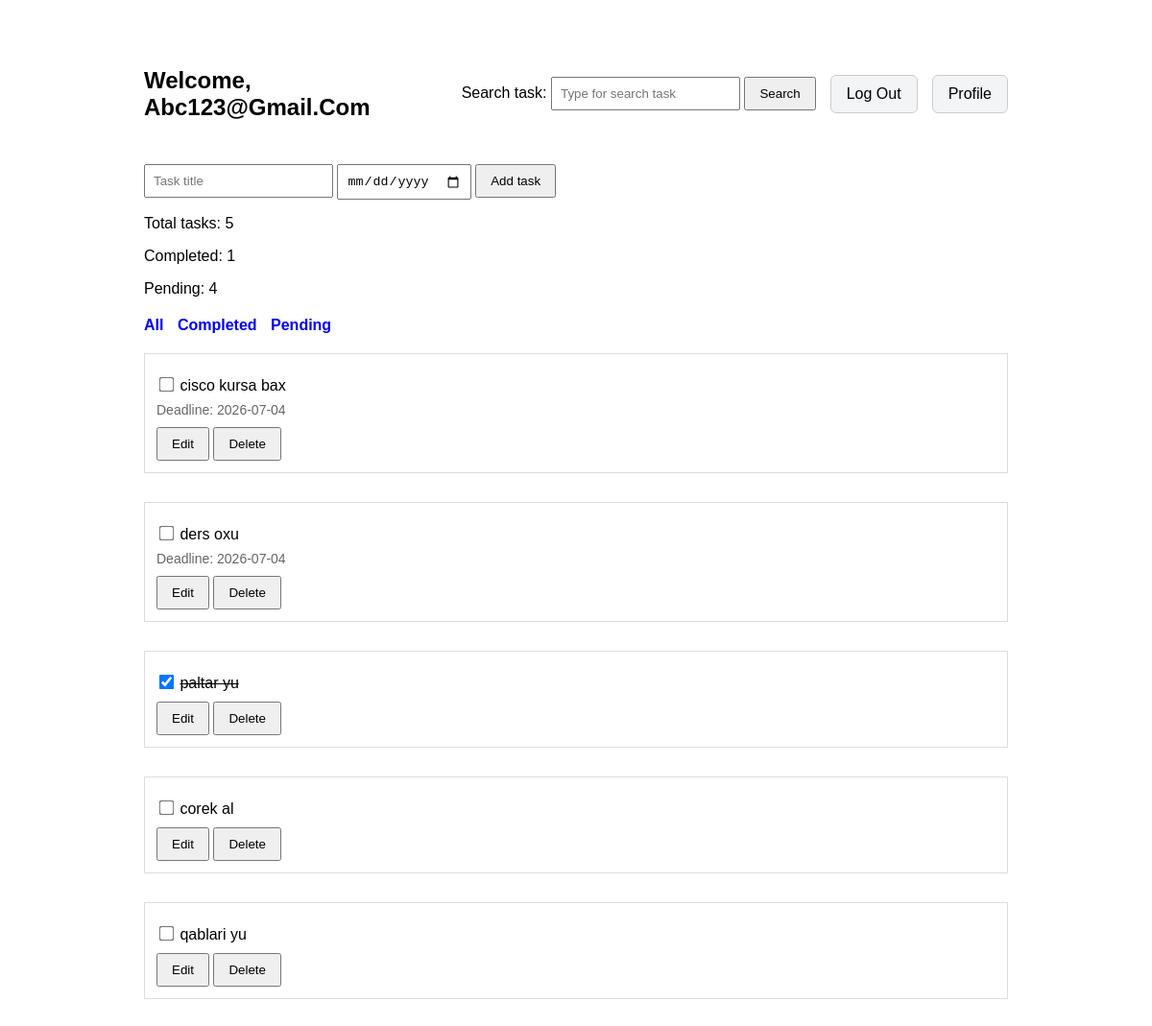
The page /welcome (signed in) on the database its author committed.
### ToDoAPI/models.py (models this page shows, shortened)
class Todo(models.Model):
    user = models.ForeignKey(User, on_delete=models.CASCADE)
    title = models.CharField(max_length=255)
    completed = models.BooleanField(default=False)
    created_at = models.DateTimeField(auto_now_add=True)
    deadline = models.DateField(null=True, blank=True)

### ToDoAPI/views.py (the view, shortened to what this page needs)
# urls.py: path('welcome', views.welcome, name='welcome'),
@login_required
def welcome(request):
    todos = Todo.objects.filter(user=request.user).order_by('-created_at')
    search = request.GET.get("search")
    if search:
        search = search.strip()
        todos = todos.filter(title__icontains=search)
    else:
        search=""
    filter_type = request.GET.get("filter", "")
    if filter_type:
        if filter_type == "pending":
            todos = todos.filter(completed=False)
        elif filter_type == "completed":
            todos = todos.filter(completed=True)
    total = todos.count()
    c_count = todos.filter(completed=True).count()
    u_count = todos.filter(completed=False).count()
    return render(request, 'ToDoAPI/welcome.html', {"todos" : todos, "total" : total, "completed" : c_count, "uncompleted" : u_count, "search" : search, "filter_type" : filter_type})

### ToDoAPI/templates/ToDoAPI/welcome.html (shortened to what this page needs)
<!DOCTYPE html>
<html lang="en">
<head>
    {% load static %}
    <link rel="stylesheet" href="{% static 'ToDoAPI/style2.css' %}">
</head>
<body>
    <nav>
        <h1>Welcome, {{ request.user.username|title }}</h1>
        <div>
            <form method="GET">
                <label>Search task:</label>
                <input type="text" name="search" placeholder="Type for search task" value="{{ search }}">
                <button type="submit">Search</button>
            </form>
        </div>
        <a href="{% url 'logout' %}" class="nav-btn">Log Out</a>
        <a href="{% url 'profile' %}" class="nav-btn">Profile</a>
    </nav>
    <form method="post">
        <input type="text" name="title" required placeholder="Task title">
        <input type="date" name="deadline" min="{% now 'Y-m-d' %}">
        <button type="submit">Add task</button>
    </form>
    <p>Total tasks: {{ total }}</p>
    <p>Completed: {{ completed }}</p>
    <p>Pending: {{ uncompleted }}</p>
    <div class="filter-btn">
        <form method="GET">
            <a href="{% url 'welcome' %}?filter=all&search={{ search }}">All</a>
            <a href="{% url 'welcome' %}?filter=completed&search={{ search }}">Completed</a>
            <a href="{% url 'welcome' %}?filter=pending&search={{ search }}">Pending</a>
        </form>
    </div>
    <ul>
        {% for todo in todos %}
        {% if todo.id == editing_id %}
            <li id="todo-{{ todo.id }}">
                <form method="post" action="{% url 'edit' todo.id %}" class="edit-form">
                    {% csrf_token %}
                    <input type="hidden" name="next" value="/welcome?search={{ search }}&filter={{ filter_type }}">
                    <input value="{{ todo.title }}" name="new_todo" required>
                    <input type="date" name="new_deadline" value="{{ todo.deadline|date:'Y-m-d' }}" min="{% now 'Y-m-d' %}">
                    {% if todo.deadline %}
                        <button type="submit" name="remove_deadline">Remove Deadline</button>
                    {% endif %}
                    <div class="edit-buttons">
                        <button type="submit">Save</button>
                        <a href="{% url 'welcome' %}?search={{ search }}&filter={{ filter_type }}">
                            <button>Cancel</button>
                        </a>
                    </div>
                </form>
            </li>
        {% else%}
        <li id="todo-{{ todo.id }}">
            <div>
                <form method="post" action="{% url 'toggle' todo.id %}">
                    <input type="checkbox" name="completed" onchange="this.form.submit();"
                    {% if todo.completed %}
                    checked
                    {% endif %}>
                    <span
                    {% if todo.completed %}
                    style="text-decoration: line-through;"
                    {% endif %}>
                        {{ todo.title }}
                    </span>
                    {% if todo.deadline %}
                        <div>
                            <span class="todo-deadline">
                                Deadline: {{ todo.deadline|date:"Y-m-d" }}
                            </span>
                        </div>
                    {% endif %}
                </form>
            </div>
            <div>
                <a href="{% url 'edit' todo.id %}?search={{ search }}&filter={{ filter_type }}">
                    <button>Edit</button>
                </a>
                <form method="post" action="{% url 'delete' todo.id %}">
                    <button type="submit" name="delete">Delete</button>
                </form>
            </div>
        </li>
        {% endif %}
        {% endfor %}
    </ul>
</body>
</html>

### ToDoAPI/static/ToDoAPI/style2.css (style rules this page uses)
body { max-width: 900px; margin: 30px auto; padding: 20px; font-family: Arial, sans-serif; }
nav { display: flex; align-items: center; gap: 15px; flex-wrap: wrap; margin-bottom: 25px; }
nav h1 { flex: 1; }
button { padding: 8px 14px; cursor: pointer; }
input[type="text"], input[type="date"] { padding: 8px; }
.filter-btn { margin: 20px 0; }
.filter-btn a { margin-right: 10px; text-decoration: none; font-weight: bold; }
ul { list-style: none; padding: 0; }
li { border: 1px solid #ddd; padding: 12px; margin-bottom: 30px; align-items: center; gap: 10px; flex-wrap: wrap; }
li > div { margin-top: 10px; }
li form { display: inline; }
span { margin-right: 5px; }
input[type="checkbox"] { transform: scale(1.2); }
a { text-decoration: none; }
.todo-deadline { display: block; margin-top: 8px; color: #666; font-size: 14px; }
.nav-btn { display: inline-block; padding: 10px 16px; background: #f3f4f6; border: 1px solid #ccc; text-decoration: none; color: black; border-radius: 6px; }

### rows shown on the page
Todo: title "cisco kursa bax", deadline "2026-07-04"
Todo: title "ders oxu", deadline "2026-07-04"
Todo: completed "☑", title "paltar yu"
Todo: title "corek al"
Todo: title "qablari yu"

### other values the page prints
{{ request.user.username|title }} "Abc123@Gmail.Com"
{{ total }} "5"
{{ completed }} "1"
{{ uncompleted }} "4"
